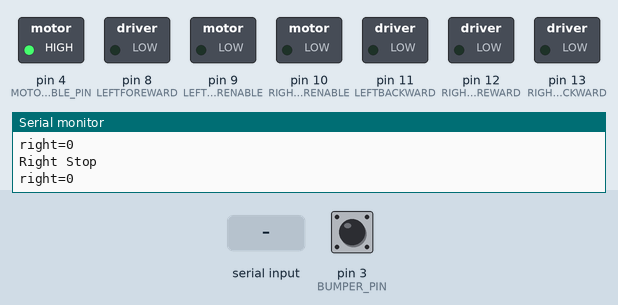
This sketch was run on a simulated Arduino Uno, built with avr-gcc and run on an emulated ATmega328P. Parts: switched loads named in the sketch (green lamp = pin HIGH), the last lines printed to the serial monitor. Inputs (shaded band) come from the test bench; at power-on: pin 3 (BUMPER_PIN) HIGH.

Above: at 1.2 s.
1.3 s: "m90\n" received over the second serial link
At 1.7 s:
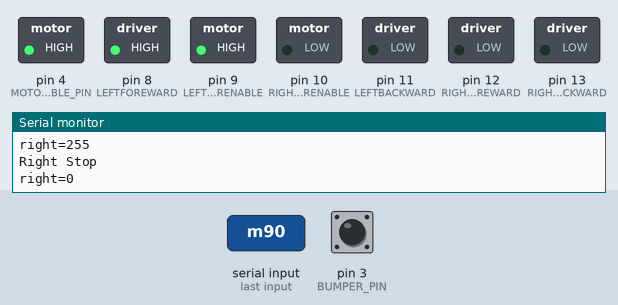
2.8 s: "r90\n" received over the second serial link
At 4.0 s:
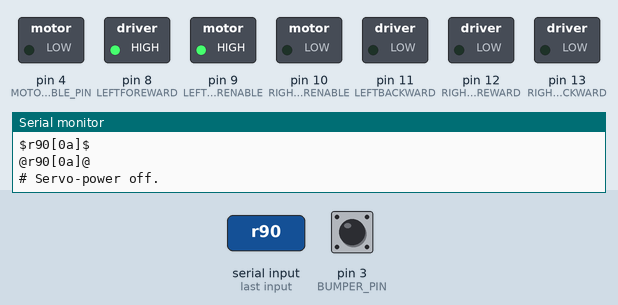
4.3 s: pin 3 (BUMPER_PIN) pulled LOW for 0.15 s
At 5.1 s:
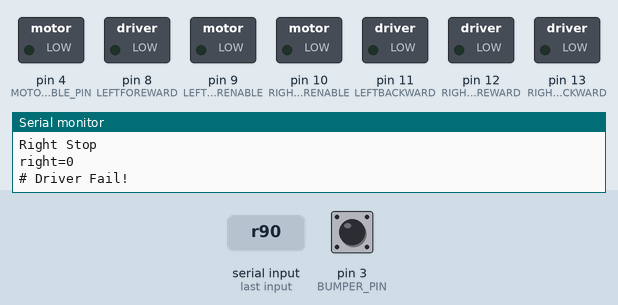
Timing chart, 0 to 7.3 s (numbered marks = the images above; inputs shaded):
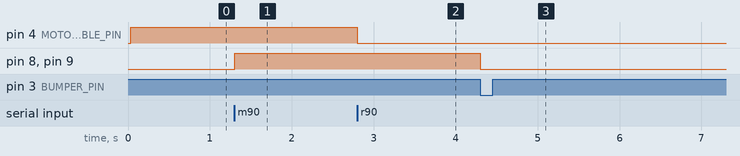

The sketch:

ROBOTv2Mk1.ino
```cpp
/*************************************************************************
R.O.B.O.T.
Robot Onboard Binary Overlord Task

Based on example http://arduino.cc/en/Tutorial/SerialEvent
By Gunther Krueger (aka. DemonMidget) gunther@ozarkhomestead.com
*************************************************************************/
#define LEFT_CENTER 90
#define RIGHT_CENTER 90
#include <SoftwareSerial.h>

#define VREF 4.98
#define SENSOR_MAX 1024

#define XBEERX 5
#define XBEETX 6

#define LEFTMOTORENABLE 9
#define RIGHTMOTORENABLE 10
#define LEFTFOREWARD 8
#define LEFTBACKWARD 11
#define RIGHTFOREWARD 12
#define RIGHTBACKWARD 13

#define MOTOR_ENABLE_PIN 4

#define BUMPER_PIN 3

#define MAXSPEED 90  //due to the way continuous rotation servos work maximum speed is reached at a much lower value than 90 (this value will change depending on your servos) (for Parallax servos)

#define DELAY_TIME 2500

SoftwareSerial xbeePort(XBEERX, XBEETX);

const int pingPin = 7;
volatile long count = 0;
volatile int bumper_flag=0;

unsigned long nextPrint;

String inputString = "";         // a string to hold incoming data
boolean stringComplete = false;  // whether the string is complete


void setup() {
 hbridgeSetup(); // adds the servos and prepares all SERB related variables
  // initialize serial:
  Serial.begin(57600);
  xbeePort.begin(9600);
  xbeePort.listen();
  Serial.println("# R.O.B.O.T v2 Mk.1 (serial)");
  xbeePort.println("# R.O.B.O.T v2 Mk.1 (xbee)");
  // reserve 200 bytes for the inputString:
  inputString.reserve(200);
  motorCommand("m+00+00");
  pinMode(MOTOR_ENABLE_PIN,OUTPUT);
  pinMode(BUMPER_PIN,INPUT);
  pinMode(LEFTMOTORENABLE, OUTPUT);
  pinMode(RIGHTMOTORENABLE, OUTPUT);
  pinMode(LEFTFOREWARD, OUTPUT);
  pinMode(LEFTBACKWARD, OUTPUT);
  pinMode(RIGHTFOREWARD, OUTPUT);
  pinMode(RIGHTBACKWARD, OUTPUT);
  pinMode(XBEERX, INPUT);
  pinMode(XBEETX, OUTPUT);

  digitalWrite(BUMPER_PIN, HIGH);
  digitalWrite(MOTOR_ENABLE_PIN, HIGH);
  attachInterrupt(1,bumperHit,FALLING);
}

void motorCommand (String cmd)
{
 // Parsing the motor command string.
 // example: 'm+90+90'


 char leftMotorCmd[4];
 leftMotorCmd[0]=cmd[1];
 leftMotorCmd[1]=cmd[2];
 leftMotorCmd[2]=cmd[3];
 leftMotorCmd[3]=0;
 char rightMotorCmd[4];
 rightMotorCmd[0]=cmd[4];
 rightMotorCmd[1]=cmd[5];
 rightMotorCmd[2]=cmd[6];
 rightMotorCmd[3]=0;
 int leftMotorSpeed = atoi(leftMotorCmd);
 int rightMotorSpeed = atoi(rightMotorCmd);
 //Serial.println(leftMotorCmd);
 //Serial.println(rightMotorCmd);
 if(digitalRead(BUMPER_PIN) == 0){
   leftMotorSpeed = min(leftMotorSpeed, 0);
   rightMotorSpeed = min(rightMotorSpeed, 0);
 }
 setSpeedLeft(leftMotorSpeed);
 setSpeedRight(rightMotorSpeed);


}

void loop() {
  serialPoll();
  // print the string when a newline arrives:
  if(bumper_flag==1)
    driverFail();
  if (stringComplete) { // there is at least one newline in inputString
    debug_dump(inputString, '%');
    int pos = inputString.indexOf('\n');
    while(pos != -1)
    {
      debug_dump(inputString, '$');
      ++pos; // pos points 1 past the newline
      String messageString = inputString.substring(0, pos);
      if(inputString.length() > pos)
        inputString = inputString.substring(pos);
      else
        inputString = "";
      pos = inputString.indexOf('\n');
      debug_dump(messageString, '@');
      char inByte = messageString[0];
      switch (inByte) {
      case 'm':
        motorCommand(messageString);
        break;
      case 'r':
        relayControl(messageString[1]);
        break;
      case 's':
        sensorRead(messageString[1]);
        break;
      default:
        break;
        }

    }
    // clear the string:
    //inputString = "";
    stringComplete = false;
  }
}

/*
  SerialEvent occurs whenever a new data comes in the
 hardware serial RX.  This routine is run between each
 time loop() runs, so using delay inside loop can delay
 response.  Multiple bytes of data may be available.
 */
void serialPoll() {
//  debug_dump("poll", '~');
  while (xbeePort.available()) {
    // get the new byte:
    char inChar = (char)xbeePort.read();
   // debug_dump("read", '~');
    // add it to the inputString:
    inputString += inChar;
    // if the incoming character is a newline, set a flag
    // so the main loop can do something about it:
    if (inChar == '\n') {
      stringComplete = true;
     // debug_dump("complete", '~');

    }
  }
}
/*
 * sets up your arduino to address your SERB using the included routines
*/
void hbridgeSetup(){
setSpeedLeft(0);
setSpeedRight(0);
}


void setSpeedRight(int rightSpeed){
  if(rightSpeed < 0){
    digitalWrite(RIGHTFOREWARD, LOW);
    digitalWrite(RIGHTBACKWARD, HIGH);
    Serial.println("Right Backward");
  }
  else{
    if(rightSpeed == 0){
      digitalWrite(RIGHTFOREWARD, LOW);
      digitalWrite(RIGHTBACKWARD, LOW);
      Serial.println("Right Stop");
    }
    else{
      digitalWrite(RIGHTFOREWARD, HIGH);
      digitalWrite(RIGHTBACKWARD, LOW);
      Serial.println("Right Foreward");

    }
  }
  int speedval = map(abs(rightSpeed), 0, 16, 0, 255);
  speedval = max(0, speedval);
  speedval = min(255, speedval);
  Serial.print("right=");
  Serial.println(speedval);
  //analogWrite(RIGHTMOTORENABLE, speedval);
  if(speedval==0)
  {
    digitalWrite(RIGHTMOTORENABLE, LOW);
  }
  else
  {
    digitalWrite(RIGHTMOTORENABLE, HIGH);
  }

}


void setSpeedLeft(int leftSpeed){
  if(leftSpeed < 0){
    digitalWrite(LEFTFOREWARD, LOW);
    digitalWrite(LEFTBACKWARD, HIGH);
    Serial.println("Left Backward");
  }
  else{
    if(leftSpeed == 0){
      digitalWrite(LEFTFOREWARD, LOW);
      digitalWrite(LEFTBACKWARD, LOW);
      Serial.println("Left Stop");
    }
    else{
      digitalWrite(LEFTFOREWARD, HIGH);
      digitalWrite(LEFTBACKWARD, LOW);
      Serial.println("Left Foreward");
    }
  }
  int speedval = map(abs(leftSpeed), 0, 16, 0, 255);
  speedval = max(0, speedval);
  speedval = min(255, speedval);
  Serial.print("right=");
  Serial.println(speedval);
  //analogWrite(LEFTMOTORENABLE, speedval);
  if(speedval==0)
  {
    digitalWrite(LEFTMOTORENABLE, LOW);
  }
  else
  {
    digitalWrite(LEFTMOTORENABLE, HIGH);
  }
}


void countPulse(){
  detachInterrupt(0);
  count++;
  while(digitalRead(2)==0){
  }
  //Serial.println(count);
  attachInterrupt(0,countPulse,FALLING);
}


void relayControl(char cmd)
    {
      if (cmd == '1')
        {
            digitalWrite(MOTOR_ENABLE_PIN, HIGH);
            Serial.println("# Servo-power on.");
        }

      else
          {
              digitalWrite(MOTOR_ENABLE_PIN, LOW);
              Serial.println("# Servo-power off.");
          }
    }

void bumperHit()
{
   bumper_flag = 1;
}

void driverFail(){
  if(digitalRead(BUMPER_PIN)==LOW)
  {
    motorCommand("m+00+00");   //stops robot RIGHT NOW!!! BEFORE THE GIEGER TUBE BREAKS!!!
    Serial.println("# Driver Fail!");
  }
  bumper_flag = 0;
}


void sensorRead(char cmd)
    {
      int Value = 0;
      float Voltage;
      switch(cmd){
        case '0': // servo battery
            Value = analogRead(A0);
            Voltage = ((Value * VREF) / SENSOR_MAX) * 2.0;
            Serial.print("d0-");
            Serial.println(Voltage);
            break;
        case '1': // arduino battery
            Value = analogRead(A1);
            Voltage = ((Value * VREF) / SENSOR_MAX) * 2.0;
            Serial.print("d1-");
            Serial.println(Voltage);
            break;
        case '2': // US sensor
            pingSense();
            break;
        case '3': // bump sensor
            Value = digitalRead(BUMPER_PIN);
            Serial.print("d3-");
            Serial.println(Value);
            break;


      }
}


void pingSense()
{
  // establish variables for duration of the ping,
  // and the distance result in inches and centimeters:
  long duration=0;
  long inches;
  //long cm;

  // The PING))) is triggered by a HIGH pulse of 2 or more microseconds.
  // Give a short LOW pulse beforehand to ensure a clean HIGH pulse:
  pinMode(pingPin, OUTPUT);
  digitalWrite(pingPin, LOW);
  delayMicroseconds(2);
  digitalWrite(pingPin, HIGH);
  delayMicroseconds(5);
  digitalWrite(pingPin, LOW);

  // The same pin is used to read the signal from the PING))): a HIGH
  // pulse whose duration is the time (in microseconds) from the sending
  // of the ping to the reception of its echo off of an object.
  pinMode(pingPin, INPUT);
  duration = pulseIn(pingPin, HIGH);

  // convert the time into a distance
  inches = microsecondsToInches(duration);
  //cm = microsecondsToCentimeters(duration);

  Serial.print("d2-");
  Serial.println(inches);

}

long microsecondsToInches(long microseconds)
{
  // According to Parallax's datasheet for the PING))), there are
  // 73.746 microseconds per inch (i.e. sound travels at 1130 feet per
  // second).  This gives the distance travelled by the ping, outbound
  // and return, so we divide by 2 to get the distance of the obstacle.
  // See: http://www.parallax.com/dl/docs/prod/acc/28015-PING-v1.3.pdf
  return microseconds / 74 / 2;
}

long microsecondsToCentimeters(long microseconds)
{
  // The speed of sound is 340 m/s or 29 microseconds per centimeter.
  // The ping travels out and back, so to find the distance of the
  // object we take half of the distance travelled.
  return microseconds / 29 / 2;
}


char hex[] = "0123456789abcdef";

void debug_dump(String data, char prompt)
{
  Serial.print(prompt);
  int i;
  for(i=0;i<data.length();i++)
  {
    char d = data[i];
    if(d<' ' ||  d>'~')
    {
       Serial.print('[');
       Serial.print(hex[d>>4]);
       Serial.print(hex[d & 0x0f]);
       Serial.print(']');
    }
    else
      Serial.print(d);
  }
  Serial.println(prompt);
}
```

Measured:
- after the input at 1.3 s, pin 8 (LEFTFOREWARD), pin 9 (LEFTMOTORENABLE): LOW → HIGH at once
- after the input at 2.8 s, pin 4 (MOTOR_ENABLE_PIN): HIGH → LOW at once
- after the input at 4.3 s, pin 8 (LEFTFOREWARD), pin 9 (LEFTMOTORENABLE): HIGH → LOW at once
